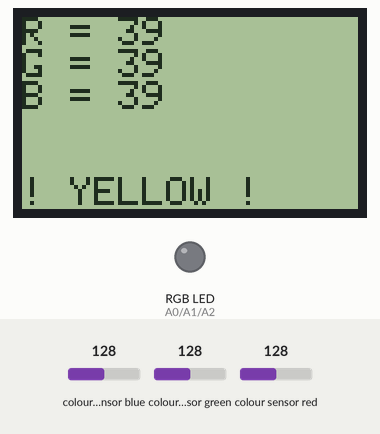
The sketch below on a simulated Arduino Uno, built with avr-gcc and run on an emulated ATmega328P. Shown: 84×48 one-colour display, an RGB LED mixed from three pins (HIGH = lit). Wiring (inferred from the names in the program): TCS3200 colour sensor: output pin 12; S2 pin 10; S3 pin 11; S0 pin 8; S1 pin 9. Inputs (shaded band) come from the test bench; at power-on: colour sensor green 128, colour sensor blue 128, colour sensor red 128. Pins used as bus, display or sensor lines are not drawn.

Above: at 3.2 s.
4.3 s: colour sensor green set to 102
At 6.1 s:
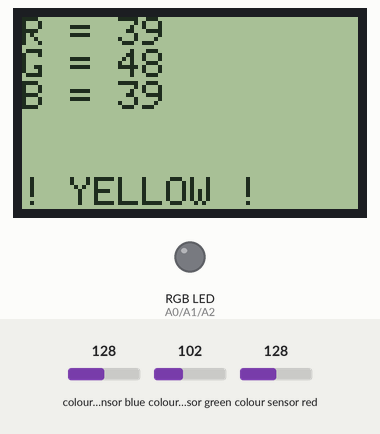
7.3 s: colour sensor green set to 95
At 8.3 s:
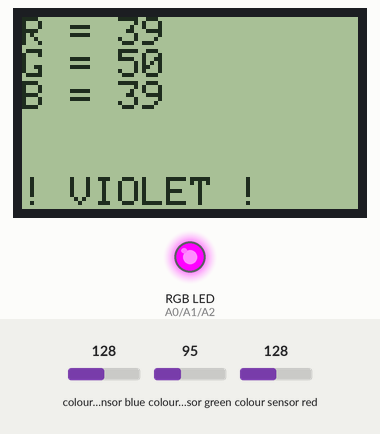
10.3 s: colour sensor blue set to 113
At 11.6 s:
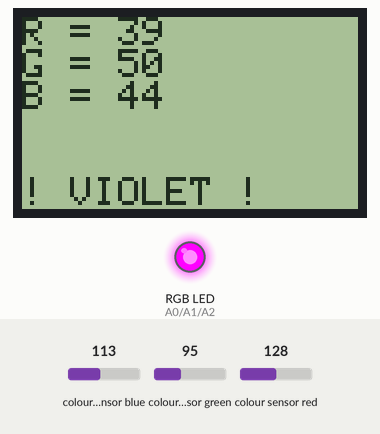
13.3 s: colour sensor blue set to 106
At 14.9 s:
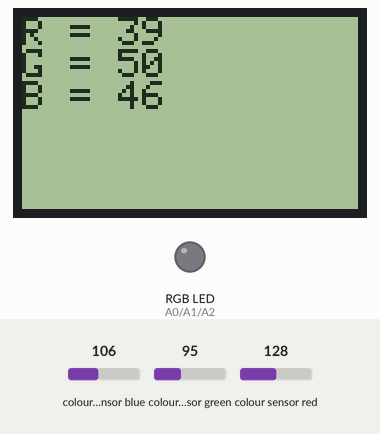
Timing chart, 0 to 16.4 s (numbered marks = the images above; inputs shaded):
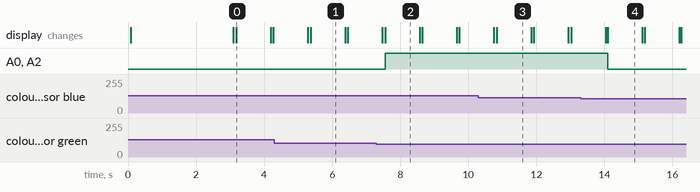

Measured:
- the behaviour switches between 98 and 97 on colour sensor green (found by bisection; images 1 and 2)
- the behaviour switches between 111 and 110 on colour sensor blue (found by bisection; images 3 and 4)
- after the input at 4.3 s, the display: first differs from a run without the input after 1.1 s (image 1)
- after the input at 7.3 s, A0 (R), A2 (B): LOW → HIGH after 0.25 s; the display: first differs from a run without the input after 0.25 s (image 2)
- after the input at 10.3 s, the display: first differs from a run without the input after 0.54 s (image 3)
- after the input at 13.3 s, A0 (R), A2 (B): HIGH → LOW after 0.80 s; the display: first differs from a run without the input after 0.80 s (image 4)
- what the display in image 0 shows lasts 1.0 s, from 3.2 s to 4.2 s

The sketch:

colour_sensor_with_5110_RGB_00.ino
```cpp
#include <SPI.h>
#include <Adafruit_GFX.h>
#include <Adafruit_PCD8544.h>

Adafruit_PCD8544 display = Adafruit_PCD8544(7, 6, 5, 4, 3);//(clk,  din, dc, ce, rst)

#define S0 8
#define S1 9
#define S2 10
#define S3 11
#define sensorOut 12

int redFrequency = 0;
int greenFrequency = 0;
int blueFrequency = 0;

const int R=A0, G=A1, B=A2;


void setup()
{
  display.begin();
  display.setContrast(35);
  display.clearDisplay();

  display.setTextSize(1);
  display.setTextColor(BLACK);
  display.setCursor(0,0);
  display.println("Colour-Sensor");
  display.display();
  display.setCursor(0,8);
  display.println("with RGB LED");
  display.display();
  display.setCursor(0,16);
  display.println("indicator");
  display.display();
  display.setCursor(0,30);
  display.println("By 'Saikat'");
  display.display();
  delay(3000);
  display.clearDisplay();


  pinMode(S0, OUTPUT);
  pinMode(S1, OUTPUT);
  pinMode(S2, OUTPUT);
  pinMode(S3, OUTPUT);
  pinMode(sensorOut, INPUT);

  pinMode(R, OUTPUT);
  pinMode(G, OUTPUT);
  pinMode(B, OUTPUT);

  digitalWrite(R,0);
  digitalWrite(G,0);
  digitalWrite(B,0);


  //to set the output frequency scaling to 20%
  digitalWrite(S0,HIGH);
  digitalWrite(S1,LOW);
  //Serial.begin(9600);
}
void loop()
{
  display.clearDisplay();

  //select red filter
  digitalWrite(S2,LOW);
  digitalWrite(S3,LOW);
  redFrequency = pulseIn(sensorOut, LOW);


  display.setTextSize(1);
  display.setTextColor(BLACK);
  display.setCursor(0,0);
  display.println("R = ");
  display.display();


  //select green filter
  digitalWrite(S2,HIGH);
  digitalWrite(S3,HIGH);
  greenFrequency = pulseIn(sensorOut, LOW);


  display.setTextSize(1);
  display.setTextColor(BLACK);
  display.setCursor(0,8);
  display.println("G = ");
  display.display();


  //select blue filter
  digitalWrite(S2,LOW);
  digitalWrite(S3,HIGH);
  blueFrequency = pulseIn(sensorOut, LOW);

  display.setTextSize(1);
  display.setTextColor(BLACK);
  display.setCursor(0,16);
  display.println("B = ");
  display.display();


  display.setCursor(24,0);
  display.println(redFrequency);
  display.display();
  //delay(200);

  display.setCursor(24,8);
  display.println(greenFrequency);
  display.display();
  //delay(200);

  display.setCursor(24,16);
  display.println(blueFrequency);
  display.display();
  //delay(200);

  if(redFrequency < 80 && greenFrequency > 80 && blueFrequency > 80)
  {
    digitalWrite(R, 1);

    display.setTextSize(1);
    display.setTextColor(BLACK);
    display.setCursor(0,40);
    display.println("! RED !");
    display.display();

  }

  else if(redFrequency > 80 && greenFrequency < 80 && blueFrequency > 80)
  {
    digitalWrite(G, 1);

    display.setTextSize(1);
    display.setTextColor(BLACK);
    display.setCursor(0,40);
    display.println("! GREEN !");
    display.display();
    //delay(500);
  }

  else if(redFrequency > 80 && greenFrequency > 80 && blueFrequency < 80)
  {
    digitalWrite(B, 1);

    display.setTextSize(1);
    display.setTextColor(BLACK);
    display.setCursor(0,40);
    display.println("! BLUE !");
    display.display();
    //delay(500);
  }


  else if(redFrequency < 25 && redFrequency > 8 && greenFrequency < 25 && greenFrequency > 8 && blueFrequency < 25 && blueFrequency > 8)
  {
    display.setTextSize(1);
    display.setTextColor(BLACK);
    display.setCursor(0,40);
    display.println("! WHITE !");
    display.display();

    //digitalWrite(R,1);
    //digitalWrite(G,1);
    //digitalWrite(B,1);
  }

  else if(redFrequency < 210 && redFrequency > 180 && greenFrequency < 210 && greenFrequency > 180 && blueFrequency < 170 && blueFrequency > 140)
  {
    display.setTextSize(1);
    display.setTextColor(BLACK);
    display.setCursor(0,40);
    display.println("! BLACK !");
    display.display();
  }

  else if(redFrequency < 40 && greenFrequency < 50 && blueFrequency < 80)
  {
    display.setTextSize(1);
    display.setTextColor(BLACK);
    display.setCursor(0,40);
    display.println("! YELLOW !");
    display.display();

    //digitalWrite(R,1);
    //digitalWrite(G,1);
    //digitalWrite(B,0);
  }


  else if(redFrequency < 80 && redFrequency > 30 && greenFrequency < 80 && greenFrequency > 30 && blueFrequency < 45 && blueFrequency > 15)
  {
    display.setTextSize(1);
    display.setTextColor(BLACK);
    display.setCursor(0,40);
    display.println("! VIOLET !");
    display.display();

    digitalWrite(R,1);
    digitalWrite(G,0);
    digitalWrite(B,1);
  }

  else
  {
    digitalWrite(R, 0);
    digitalWrite(G, 0);
    digitalWrite(B, 0);
  }

  delay(1000);
}
```
